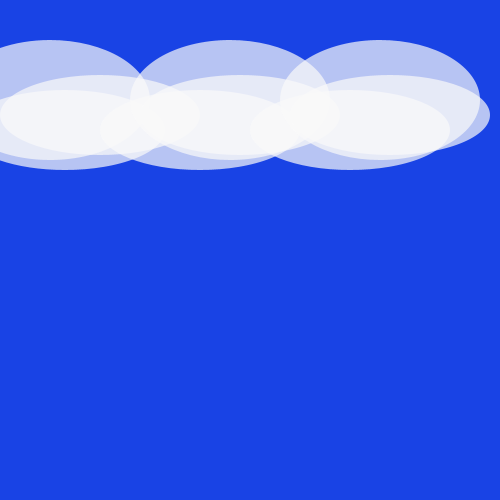
Frame 1 (no input)
Frame 60 (the mouse pressed at the canvas centre just before this capture): identical to frame 1, image omitted
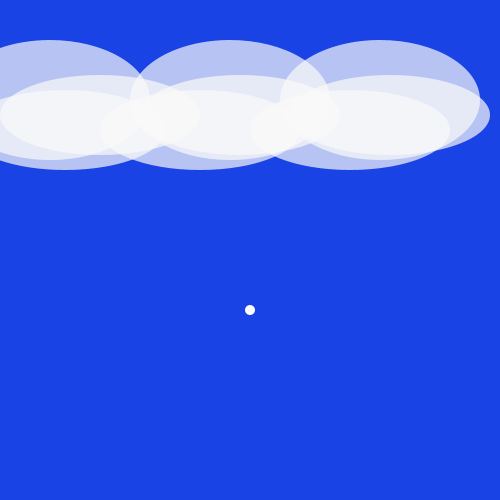
Frame 120 (the mouse held since frame 60 and released just before this capture)

The Processing sketch that drew these frames (run headless with seeded random() and noise(); from frame 60 on, the mouse is pressed at the canvas centre):

// Processing sketch: processing_76681
// ── processing_76681.pde

/************************
 Assignment 04
 Name: Meron Kasahun
 E-mail: mkasahun@brynmawr.edu
 Course: CS 110-01
 Submitted: 10/23/2012
 Description: Falling snowflakes
 *************************/

//Create snowflake class
class Snowflake {
  int x;
  int y;

  Snowflake (int xCoordinate, int yCoordinate) {
    x = xCoordinate;
    y = yCoordinate;
  }
  
  void display() {
    ellipseMode(CENTER);
    fill (255);
    ellipse (x, y, 10, 10);
  }
  
  void step() {
    y++;
  }
}

int MAX_NUM_OBJECTS = 20;

Snowflake[] myObjects = new Snowflake[MAX_NUM_OBJECTS];

int idxMyObjects = 0;

//setup sketch
void setup() {
  size (500, 500);
}

void draw() {
  background (25, 67, 229);
  fill (250, 180);
  smooth();

  //cloud clusters
  noStroke();
  ellipse (65, 130, 200, 80);
  ellipse (100, 115, 200, 80);
  ellipse (50, 100, 200, 120);

  ellipse (200, 130, 200, 80);
  ellipse (240, 115, 200, 80);
  ellipse (230, 100, 200, 120);

  ellipse (350, 130, 200, 80);
  ellipse (390, 115, 200, 80);
  ellipse (380, 100, 200, 120);

  for (int i = 0; i < MAX_NUM_OBJECTS; i++) {
    if (myObjects[i] != null) {
      myObjects[i].step();
      myObjects[i].display();
    }
  }
}

void mousePressed() {
  myObjects[idxMyObjects] = new Snowflake(mouseX,mouseY);
  idxMyObjects = (idxMyObjects+1) % MAX_NUM_OBJECTS;
  
}
